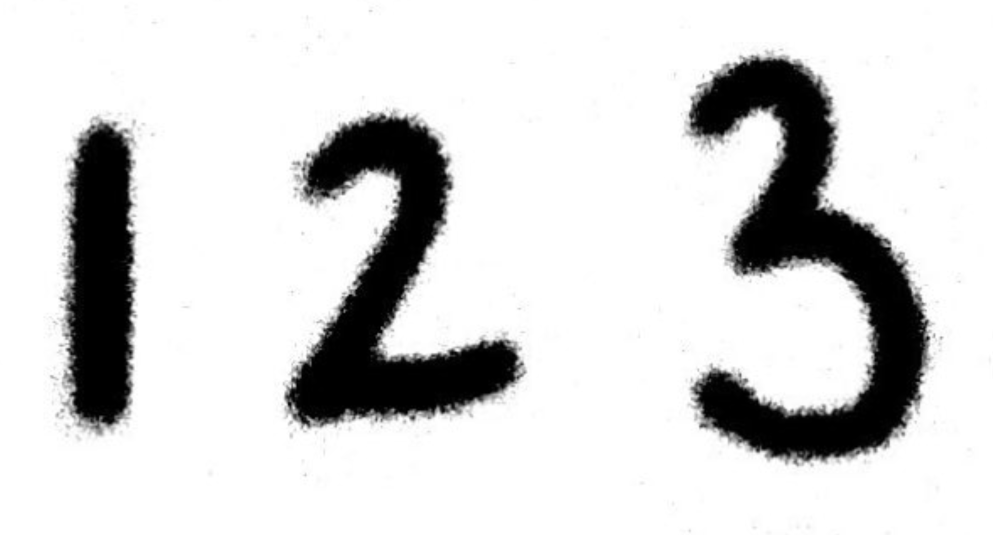
#> input picture sudoku solver copy/123.png, 1986 x 1070 px (shown at 1/2 size)
$ python -i imageToBoardWorks.py   (imports and definitions only)   (older library calls are emulated)
#> lines starting #> are read from the running program, lines starting #| are printed output that depends on the picture; after the words box and inside, x2 and y2 are one past the last pixel; in counts of white or black regions, pixels touching at a corner belong together
#pandas, numpy, and matplotlib all came with anacoda, which I downloaded
# from here: https://docs.anaconda.com/anaconda/install/

#I taught myself pandas from:
#https://www.learndatasci.com/tutorials/python-pandas-tutorial-complete-introduction-for-beginners/
#The rest of the pandas information that I learned is from: https://pandas.pydata.org/pandas-docs/stable/reference/api/pandas.DataFrame.plot.html
#I taught myself matplotlib from: https://matplotlib.org/users/pyplot_tutorial.html
#the rest of the matplotlib information is from: https://matplotlib.org/tutorials/index.html#introductory
#I taught myself numpy from: https://docs.scipy.org/doc/numpy/user/quickstart.html
#the rest of the numpy information is from: https://docs.scipy.org/doc/numpy/reference/

#PIL installation instructions from here: http://www.cs.cmu.edu/~112/notes/notes-animations-part2.html#spritesheetsWithCropping
#I taught myself basic PIL from here: https://pillow.readthedocs.io/en/stable/handbook/tutorial.html
from PIL import Image
import numpy as np
import pandas as pd
import matplotlib as mpl
import matplotlib.pyplot as plt
import os

def makeGrey(fileName):
    #Making images RGB from RGBA: https://stackoverflow.com/questions/9166400/convert-rgba-png-to-rgb-with-pil
    img = Image.open(fileName)
    img.load() # required for img.split()
    imgRGB = Image.new("RGB", img.size, (255, 255, 255))
    imgRGB.paste(img, mask=img.split()[3]) # 3 is the alpha channel
    rgbName = fileName[:-4]+'RGB.png'
    #Saving Images: https://pillow.readthedocs.io/en/3.1.x/reference/Image.html
    imgRGB.save(rgbName, format = None, quality=80)
    #Reading Images with matplotlib: https://matplotlib.org/api/_as_gen/matplotlib.pyplot.imread.html
    img = mpl.image.imread(rgbName)
    os.remove(rgbName)
    #https://kite.com/python/answers/how-to-convert-an-image-from-rgb-to-grayscale-in-python
    rgbWeights = [0.2989, 0.5870, 0.1140]
    grey = np.dot(img[...,:3], rgbWeights)
    return grey

#this makes the image into a 2d Array of 1s and 0s where 1 is a white space
# and 0 is a black (written in) space
def makeBinary(fileName):
#> called with fileName = '123.png'
    pic = np.array(Image.open(fileName), np.int)
    binPic = []
    for row in pic:
        ncol = []
        for col in row:
            if col[0] >= 100:
                ncol.append(1)
            else:
                ncol.append(0)
        binPic.append(ncol)
#> after the loop, binPic = 1070 items
    return np.array(binPic)
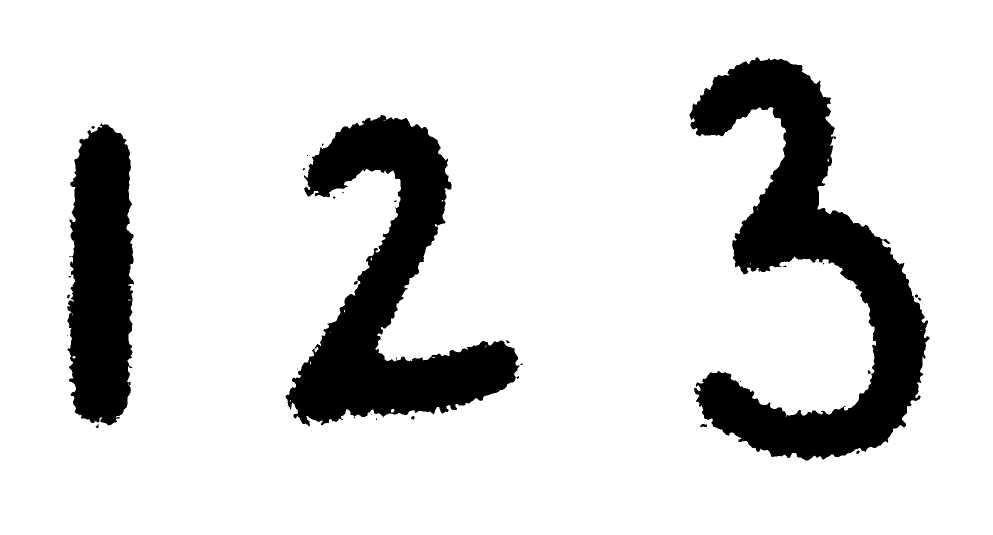
#> returned value: shape (1070, 1986) int64 (shown at 1/2 size); values 0 (black) and 1 (white), 84.9% white; 34 black regions (20 under 20 px), largest, box (x1, y1, x2, y2) and area: (1379, 115, 1859, 921) 141926, (571, 230, 1039, 853) 113887, (134, 247, 268, 851) 65248
#> in makeGrey, img is the input picture: PIL image 1986x1070 RGBA; mean R, G, B, A 213.8, 213.8, 213.8, 255
#> in makeGrey, `imgRGB = Image.new("RGB", img.size, (255, 255, 255))`: imgRGB: PIL image 1986x1070 RGB; every value is 255

#gets rid of the empty rows above the letter(s)
def getRidOfEmptyStartRows(binPic, greyPic):
    i=0
    while i < binPic.shape[0]:
        if 0 in binPic[i]:
            return binPic[i:], greyPic[i:]
        i+=1
#> after the loop, i = 115
    return np.array([]), np.array([])

#gets rid of the empty cols to the left of the letter(s)
def getRidOfEmptyStartCols(binLine, greyLine):
    temp = binLine
    binLine = pd.DataFrame(binLine)
    greyLine = pd.DataFrame(greyLine)
    i = 0
    for j in range(temp.shape[1]):
        binCol = temp[:,j]
        if 0 in binCol:
            binRest = np.array(binLine.drop(binLine.columns[range(i)],axis=1))
            greyRest = np.array(greyLine.drop(greyLine.columns[range(i)],axis=1))
            return binRest, greyRest
        i+=1
    return np.array([]), np.array([])

#resizes the array from user to match the dimentions of the training data
# used for the neural network
def resize (letter, isBin):
     #this is adding back the white space around each letter to make it an even square
    if letter.shape[0] > letter.shape[1]:
        addToLeft = (letter.shape[0] - letter.shape[1])//2
        if (isBin):
            left = np.ones((addToLeft, letter.shape[0]), dtype=int)
        else:
            left = np.full((addToLeft, letter.shape[0]), 0.9998999999999999, dtype=float)
        letter = np.concatenate((left.T, letter), axis=1)
        addToRight = letter.shape[0] - letter.shape[1]
        if (isBin):
            right = np.ones((addToRight, letter.shape[0]), dtype=int)
        else:
            right = np.full((addToRight, letter.shape[0]), 0.9998999999999999, dtype=float)
        letter = np.concatenate((letter, right.T), axis=1)
    elif letter.shape[0] < letter.shape[1]:
        addToTop = (letter.shape[1] - letter.shape[0])//2
        if (isBin):
            top = np.ones((addToTop, letter.shape[1]), dtype=int)
        else:
            top = np.full((addToTop, letter.shape[1]), 0.9998999999999999, dtype=float)
        letter = np.concatenate((top, letter), axis=0)
        addToBottom = letter.shape[1] - letter.shape[0]
        if (isBin):
            bottom = np.ones((addToBottom, letter.shape[1]), dtype=int)
        else:
            bottom = np.full((addToBottom, letter.shape[1]), 0.9998999999999999, dtype=float)
        letter = np.concatenate((letter, bottom), axis=0)
    return letter

#returns an array of the arrays of indivisual lines when given the array of a
# whole image of text
def getLines(binPic, binLines, greyPic, greyLines):
    if binPic.size != 0:
        binPic, greyPic = getRidOfEmptyStartRows(binPic, greyPic)
#> binPic: shape (955, 1986) int64; values 0 (black) and 1 (white), 83% white; 34 black regions (20 under 20 px), largest, box (x1, y1, x2, y2) and area: (1379, 0, 1859, 806) 141926, (571, 115, 1039, 738) 113887, (134, 132, 268, 736) 65248
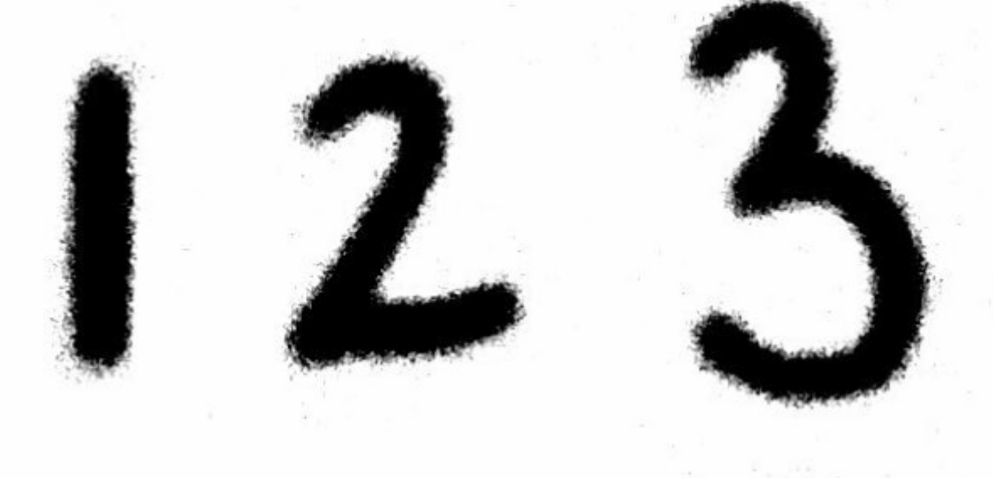
#> greyPic: shape (955, 1986) float64 (shown at 1/2 size); min 0, max 1, mean 0.819
        i = 0
        for row in binPic:
            if 0 not in row:
                binLine = binPic[:i]
                greyLine = greyPic[:i]
                if binLine.shape[0] >= 20:
                    binLines.append(binLine)
                    greyLines.append(greyLine)
                restOfBinLines = binPic[i:]
                restOfGreyLines = greyPic[i:]
                return getLines(restOfBinLines, binLines, restOfGreyLines, greyLines)
            i+=1
#> after the loop, binLines = 1 item; greyLines = 1 item; i = 806
    return np.array(binLines), np.array(greyLines)

#returns a list of the arrays of indivisual letter when given the array of an
# image of a line of letters
def getLettersFromLine(binLine, binLetters, greyLine, greyLetters):
    if len(binLine) == 0:
        return np.array(binLetters), np.array(greyLetters)
    else:
        binLine, greyLine = getRidOfEmptyStartCols(binLine, greyLine)
        temp = binLine
        binLine = pd.DataFrame(binLine)
        greyLine = pd.DataFrame(greyLine)
        i = 0
        for (name, col) in binLine.iteritems():
            col = np.array(col)
            if 0 not in col:
                binLetterCols = list(range(i))
                greyLetterCols = list(range(i))
                nonBinLetterCols = list(range(i, len(binLine.columns)))
                nonGreyLetterCols = list(range(i, len(greyLine.columns)))
                binLetter = np.array(binLine.drop(binLine.columns[nonBinLetterCols],axis=1))
                greyLetter = np.array(greyLine.drop(greyLine.columns[nonGreyLetterCols],axis=1))
                if binLetter.shape[1] >= 20:
                    binLetters.append(resize(binLetter, True))
                    greyLetters.append(resize(greyLetter, False))
                newBinLine = binLine.drop(binLine.columns[binLetterCols],axis=1)
                newGreyLine = greyLine.drop(greyLine.columns[greyLetterCols],axis=1)
                return getLettersFromLine(np.array(newBinLine), binLetters, np.array(newGreyLine), greyLetters)
            i+=1

#returns the letter data from an image in a 3d array (one line per row and one array per letter in the row)
# in a format that is good for the neural network to be able to predict from
def getAllLetters(fileName):
    binPic = makeBinary(fileName)
    greyPic = makeGrey(fileName)
    binLines, greyLines = getLines(binPic, [], greyPic, [])
    allBinLetters = []
    allGreyLetters = []
    for i in range(len(binLines)):
        binLet, greyLet = getLettersFromLine(binLines[i], [], greyLines[i], [])
        allBinLetters.append(binLet)
        allGreyLetters.append(greyLet)
#> this loop made 1 pass
#> pass 1, in getRidOfEmptyStartCols, `temp = binLine`:
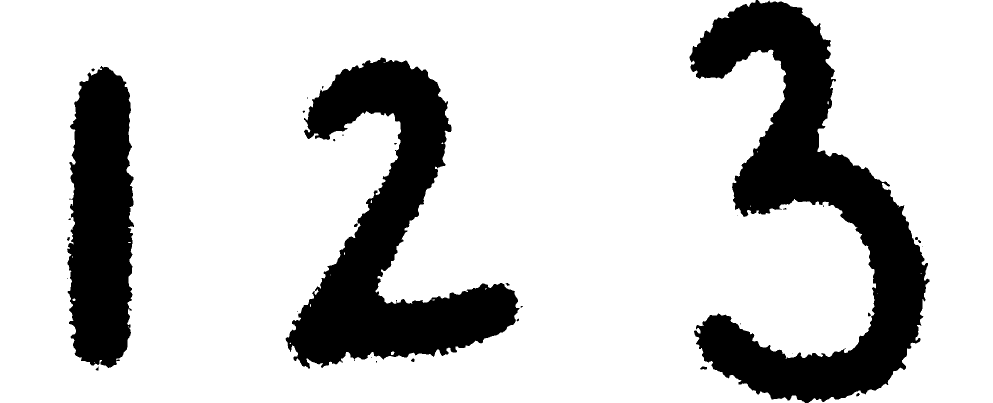
#> temp: shape (806, 1986) int64 (shown at 1/2 size); values 0 (black) and 1 (white), 79.9% white; 34 black regions (20 under 20 px), largest, box (x1, y1, x2, y2) and area: (1379, 0, 1859, 806) 141926, (571, 115, 1039, 738) 113887, (134, 132, 268, 736) 65248
#> pass 1, in getLettersFromLine, `binLine, greyLine = getRidOfEmptyStartCols(binLine, greyLine)`:
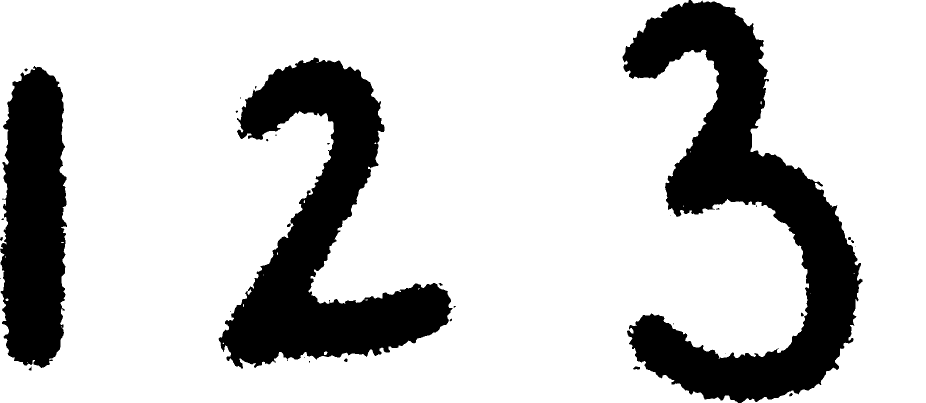
#> binLine: shape (806, 1852) int64 (shown at 1/2 size); values 0 (black) and 1 (white), 78.5% white; 34 black regions (20 under 20 px), largest, box (x1, y1, x2, y2) and area: (1245, 0, 1725, 806) 141926, (437, 115, 905, 738) 113887, (0, 132, 134, 736) 65248
#> pass 1, in getLettersFromLine, `binLine, greyLine = getRidOfEmptyStartCols(binLine, greyLine)`:
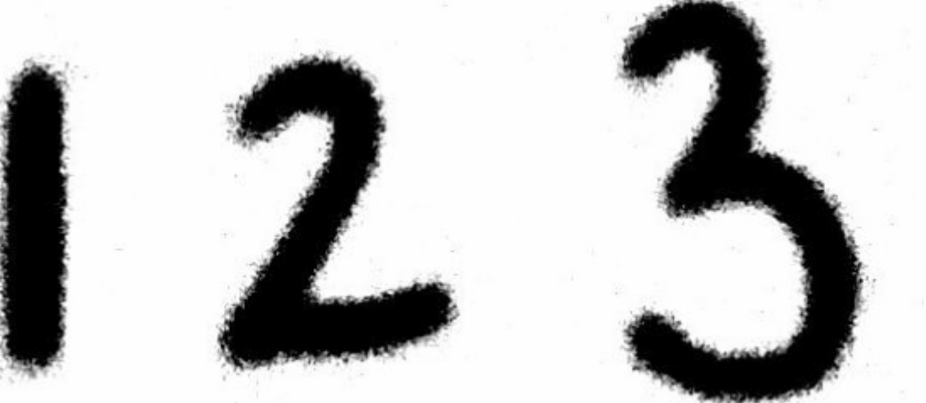
#> greyLine: shape (806, 1852) float64 (shown at 1/2 size); min 0, max 1, mean 0.771
#> pass 1, in resize, `letter = np.concatenate((left.T, letter), axis=1)`:
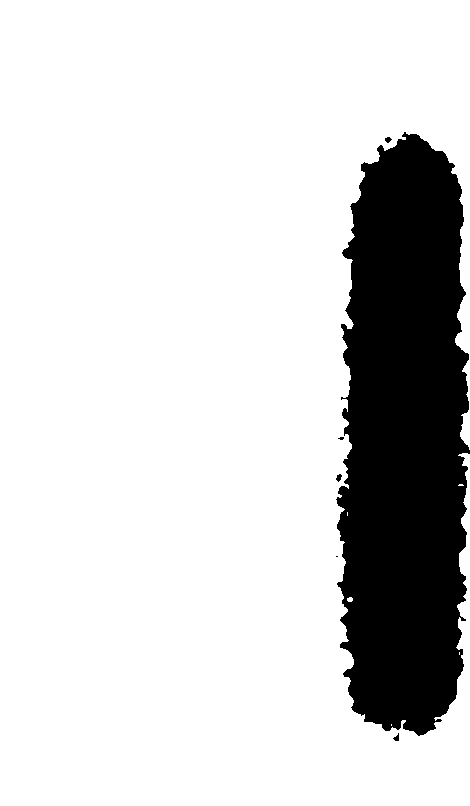
#> letter: shape (806, 470) int64; values 0 (black) and 1 (white), 82.7% white; 6 black regions (2 under 20 px), largest, box (x1, y1, x2, y2) and area: (336, 132, 470, 736) 65248, (336, 474, 342, 482) 30, (385, 137, 392, 143) 28, (393, 733, 399, 741) 27
#> after the loop, allBinLetters = 1 item; allGreyLetters = 1 item
    binLets = []
    greyLets = []
    for j in range(len(allBinLetters)):
        newBinLin = []
        newGreyLin = []
        for i in range(allBinLetters[j].shape[0]):
            newBinLin.append(allBinLetters[j][i].flatten())
            newGreyLin.append(allGreyLetters[j][i])
        binLets.append(np.array(newBinLin))
        greyLets.append(newGreyLin)
#> this loop made 1 pass
#> after the loop, binLets = 1 item; greyLets = 1 item
    return greyLets

#makes all the images into a format that is close to the training data for the neural network
def forNet(fileName):
    lets = getAllLetters(fileName)
#> lets = 1 item
    lines = []
    for i in range(len(lets)):
        letters = []
        for j in range(len(lets[i])):
            img = lets[i][j]
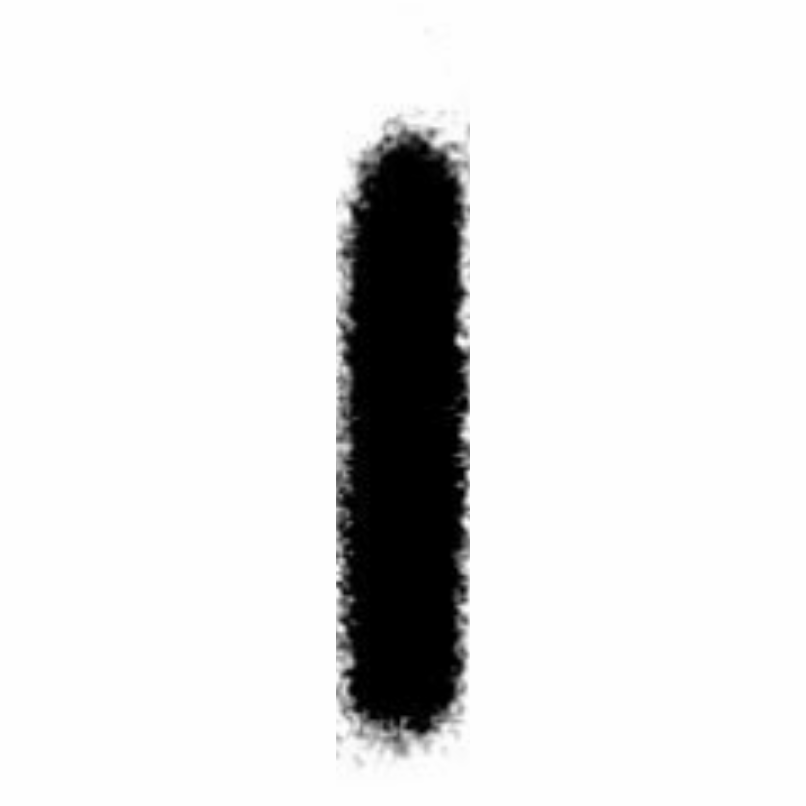
#> img: shape (806, 806) float64; min 0, max 1, mean 0.895
            #rescaling greyscale to be able to become a png:
            # https://stackoverflow.com/questions/6915106/saving-a-numpy-array-as-an-image-instructions
            grey = ((255.0/img.max())*(img-img.min())).astype(np.uint8)
#> grey: shape (806, 806)
            im = Image.fromarray(grey)
            newFileName = fileName[:-4]+ str((len(lets[i])*i) + j) + '.png'
#> newFileName = '1230.png'
            im.save(newFileName)
            img = Image.open(newFileName)
            os.remove(newFileName)
            #resizing the image to 8 by 8 (the size of the training data)
            # https://stackoverflow.com/questions/47143332/how-to-pixelate-a-square-image-to-256-big-pixels-with-python
            imgPix = img.resize((8,8),resample = Image.BILINEAR)
            pixFile = newFileName[:-4] + 'result.png'
#> pixFile = '1230result.png'
            imgPix.save(pixFile)
            img = mpl.image.imread(pixFile).flatten()
#> img = 64 values, max 1 at index 0, min 0.392 at index 36, mean 0.894
            os.remove(pixFile)
            #scaling the image to be the same as the training data (to 16)
            sub = np.ones(img.shape)
#> sub = 64 values from 1 to 1
            newImg = sub-img
#> newImg = 64 values, max 0.608 at index 36, min 0 at index 0, mean 0.106
            max = np.amax(newImg)
#> max = 0.608
            scale = 16/max
#> scale = 26.32
            letters.append(scale*newImg)
        lines.append(letters)
    return lines

>>> result = forNet('123.png')
#> result = 1 item

$ run again, on sudoku solver copy/sud4.png
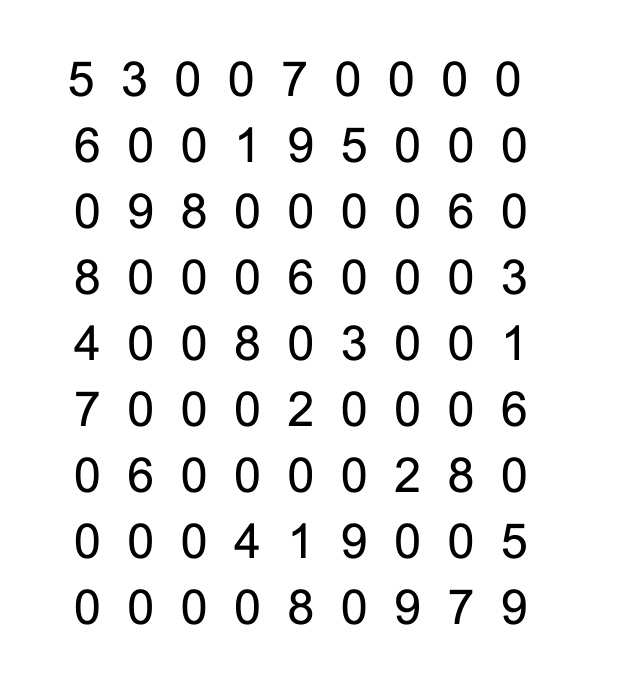
#> input picture sudoku solver copy/sud4.png, 1272 x 1362 px (shown at 1/2 size)
#> after the loop in makeBinary, `for row in pic:`: binPic = 1362 items
#> in makeGrey, img is the input picture: PIL image 1272x1362 RGBA; mean R, G, B, A 238.3, 238.3, 238.3, 255
#> after the loop in getRidOfEmptyStartRows, `while i < binPic.shape[0]:`: i = 123
#> in getLines, `binPic, greyPic = getRidOfEmptyStartRows(binPic, greyPic)`:
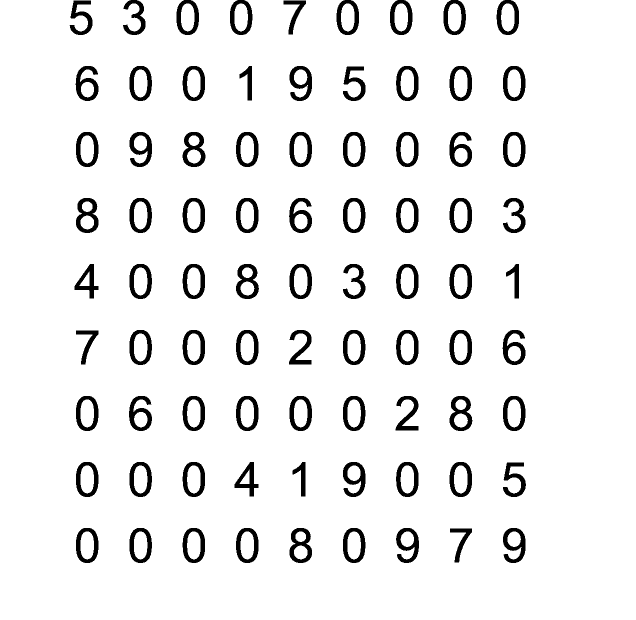
#> binPic: shape (1239, 1272) int64 (shown at 1/2 size); values 0 (black) and 1 (white), 93% white; 81 black regions, largest, box (x1, y1, x2, y2) and area: (152, 396, 197, 466) 1569, (579, 1056, 624, 1126) 1569, (365, 264, 411, 334) 1567
#> the loop in getLines, `for row in binPic:` made 71 passes
#> after the loop in getLines, `for row in binPic:`: binLines = 9 items; i = 70
#> the loop in getAllLetters, `for i in range(len(binLines)):` made 9 passes
#> the loop in getAllLetters, `for j in range(len(allBinLetters)):` made 9 passes
#> in forNet, `img = lets[i][j]`:
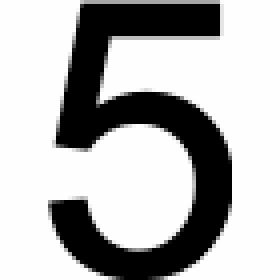
#> img: shape (70, 70) float64 (shown 4 times larger); min 0, max 1, mean 0.71
